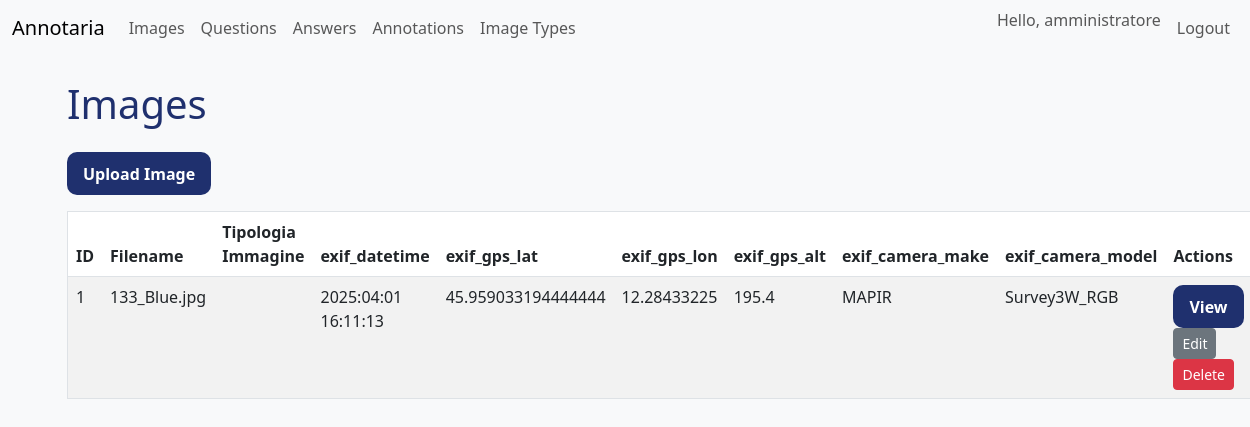
/ui/images (signed in), run on an earlier commit of the app's database.
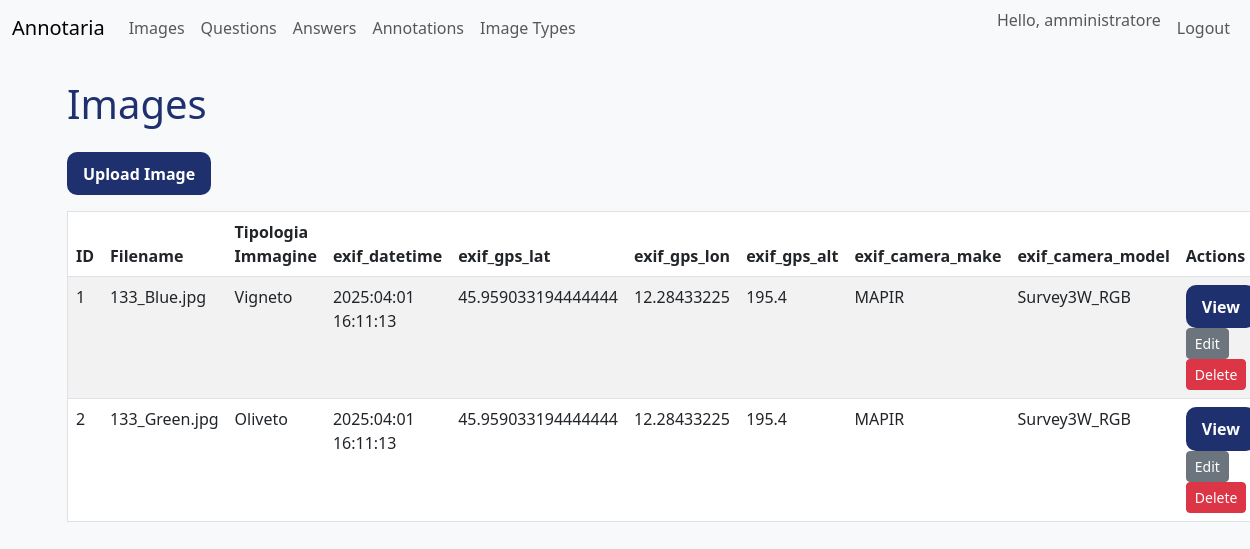
And on a later commit of the database.
### models.py (models this page shows)
class User(Base):
    __tablename__ = "users"
    id = Column(Integer, primary_key=True, index=True)
    username = Column(String, unique=True, index=True, nullable=False)
    hashed_password = Column(String, nullable=False)
    role = Column(String, nullable=False, default="Esperto")
    answers = relationship("Answer", back_populates="user")
    annotations = relationship("Annotation", back_populates="user")
    expert_types = relationship(
        "ExpertType", secondary=user_expert_types, back_populates="users"
    )

class Image(Base):
    __tablename__ = "images"
    id = Column(Integer, primary_key=True, index=True)
    filename = Column(String, unique=True, nullable=False)
    path = Column(String, nullable=False)
    uploaded_at = Column(DateTime(timezone=True), server_default=func.now())
    exif_datetime = Column(String)
    exif_gps_lat = Column(Float)
    exif_gps_lon = Column(Float)
    exif_gps_alt = Column(Float)
    exif_camera_make = Column(String)
    exif_camera_model = Column(String)
    exif_lens_model = Column(String)
    exif_focal_length = Column(Float)
    exif_aperture = Column(Float)
    exif_iso = Column(Integer)
    exif_shutter_speed = Column(String)
    exif_orientation = Column(String)
    exif_image_width = Column(Integer)
    exif_image_height = Column(Integer)
    exif_drone_model = Column(String)
    exif_flight_id = Column(String)
    exif_pitch = Column(Float)
    exif_roll = Column(Float)
    exif_yaw = Column(Float)
    image_type_id = Column(Integer, ForeignKey("image_types.id"))
    image_type = relationship("ImageType", back_populates="images")
    answers = relationship("Answer", back_populates="image")
    annotations = relationship("Annotation", back_populates="image")

class ImageType(Base):
    __tablename__ = "image_types"
    id = Column(Integer, primary_key=True, index=True)
    name = Column(String, unique=True, nullable=False)
    images = relationship("Image", back_populates="image_type")

### routers/ui.py (the view)
@router.get("/images", response_class=HTMLResponse)
def list_images(
    request: Request,
    user: UserModel = Depends(require_user),
    db: Session = Depends(get_db),
):
    for file in IMAGE_DIR.iterdir():
        if file.is_file():
            register_image(file, db)
    images = db.query(ImageModel).options(joinedload(ImageModel.image_type)).all()
    token = request.cookies.get("access_token")
    return templates.TemplateResponse(
        "images.html", {"request": request, "images": images, "user": user, "token": token}
    )

### templates/images.html
{% extends "base.html" %}
{% block content %}
<h1>Images</h1>
<a href="/ui/images/upload" class="btn btn-primary mb-3">Upload Image</a>
<table class="table table-striped" style="border: 1px solid #dee2e6; border-radius: 6px;">
<thead>
    <tr><th>ID</th><th>Filename</th><th>Tipologia Immagine</th><th>exif_datetime</th><th>exif_gps_lat</th><th>exif_gps_lon</th><th>exif_gps_alt</th><th>exif_camera_make</th><th>exif_camera_model</th><th>Actions</th></tr>
</thead>
<tbody>
{% for img in images %}
<tr>
<td>{{ img.id }}</td>
<td>{{ img.filename }}</td>
<td>{{ img.image_type.name if img.image_type else "" }}</td>
<td>{{ img.exif_datetime }}</td>
<td>{{ img.exif_gps_lat }}</td>
<td>{{ img.exif_gps_lon }}</td>
<td>{{ img.exif_gps_alt }}</td>
<td>{{ img.exif_camera_make }}</td>
<td>{{ img.exif_camera_model }}</td>
<td>
    <a href="/ui/images/{{ img.id }}" class="btn btn-sm btn-primary">View</a>
    <a href="/ui/images/{{ img.id }}/edit" class="btn btn-sm btn-secondary">Edit</a>
    <form method="post" action="/ui/images/{{ img.id }}/delete" class="d-inline">
        <button type="submit" class="btn btn-sm btn-danger">Delete</button>
    </form>
</td>
</tr>
{% endfor %}
</tbody>
</table>
{% endblock %}

### templates/base.html (shortened to what this page needs)
<!DOCTYPE html>
<html lang="en">
<head>
    <link href="https://cdn.jsdelivr.net/npm/bootstrap@5.3.0/dist/css/bootstrap.min.css" rel="stylesheet">
    <link rel="stylesheet" href="/static/css/style.css">
</head>
<body>
<nav class="navbar navbar-expand-lg navbar-light bg-light mb-4">
    <div class="container-fluid">
        <a class="navbar-brand" href="/ui">Annotaria</a>
        <div class="collapse navbar-collapse">
            <ul class="navbar-nav me-auto mb-2 mb-lg-0">
                <li class="nav-item"><a class="nav-link" href="/ui/images">Images</a></li>
                {% if user and user.role == 'Amministratore' %}
                <li class="nav-item"><a class="nav-link" href="/ui/questions">Questions</a></li>
                <li class="nav-item"><a class="nav-link" href="/ui/answers">Answers</a></li>
                <li class="nav-item"><a class="nav-link" href="/ui/annotations">Annotations</a></li>
                <li class="nav-item"><a class="nav-link" href="/ui/image-types">Image Types</a></li>
                {% endif %}
            </ul>
            <ul class="navbar-nav ms-auto mb-2 mb-lg-0">
                {% if user %}
                <li class="nav-item">
                    <span class="navbar-text me-2">Hello, {{ user.username }}</span>
                </li>
                <li class="nav-item">
                    <form action="/ui/logout" method="post" class="d-inline">
                        <button type="submit" class="btn btn-link nav-link">Logout</button>
                    </form>
                </li>
                {% else %}
                <li class="nav-item"><a class="nav-link" href="/ui/login">Login</a></li>
                <li class="nav-item"><a class="nav-link" href="/ui/register">Register</a></li>
                {% endif %}
            </ul>
        </div>
    </div>
</nav>
<div class="container">
{% block content %}{% endblock %}
</div>
</body>
</html>

### static/css/style.css (style rules this page uses)
body { font-family: 'Segoe UI', sans-serif; background-color: #f8f9fa; }
h1, h2, h3 { color: #1f306e; margin-bottom: 1.5rem; }
.btn-primary, .btn-submit { border-radius: 10px; background-color: #1f306e; border: none; padding: 0.6rem 1rem; color: white; font-weight: bold; font-size: 1rem; }

What changed in the data, as far as the page shows it:
changed Image "133_Blue.jpg": image_type (not shown) → "Vigneto"
added Image: id "2", filename "133_Green.jpg", image_type "Oliveto", exif_datetime "2025:04:01 16:11:13", exif_gps_lat "45.959033194444444", exif_gps_lon "12.28433225", exif_gps_alt "195.4", exif_camera_make "MAPIR", exif_camera_model "Survey3W_RGB"
